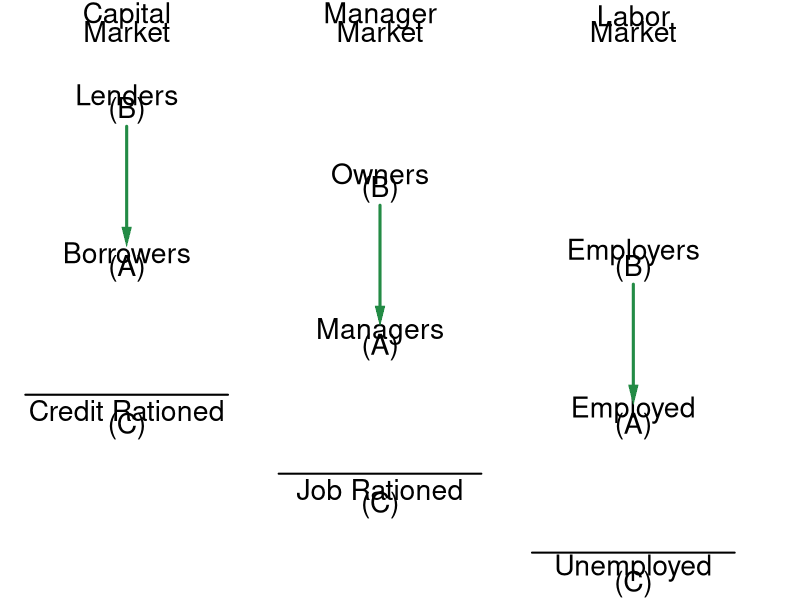

Source code (R):
#Graph Designer: Simon Halliday & Riley Boeth '17
#Authors: Bowles, Foley and Halliday
#Title: Coordination, Conflict and Competition: A Text in Microeconomics

library(shape)
library(plotrix)
pdf(file = "capitalism/economic_political_flipped.pdf", width = 8, height = 10)

#Set parameters for graphics
axislabelsize <- 1.5
labelsize <- 1.7
graphlinewidth <- 3
segmentlinewidth <- 2

COL <- c("#7fc97f", "#beaed4", "#fdc086", "#ffff99", "#386cb0", "#f0027f", "#bf5b17", "#666666")
COLA <- c("#e0f3db", "#99d8c9","#66c2a4","#41ae76", "#238b45", "#005824")
COLB <- c("#c6dbef", "#4eb3d3", "#2b8cbe", "#0868ac","#084081")
COLC <- c("#fcfbfd", "#efedf5", "#dadaeb", "#bcbddc", "#9e9ac8", "#807dba", "#6a51a3", "#54278f", "#3f007d")

#Edited the margins to cater for the larger LHS labels
par(mar =  c(0, 0, 0, 2))

#Indifference curves of a risk-averse homo economicus (2nd graph out of the two for 4.7)

#Add limits on axes and levels of utility for each indifference curve
ylims <- c(3, 41)
xlims <- c(0, 30)

npts <- 501 
x <- seq(xlims[1], xlims[2], length.out = npts)
y <- seq(ylims[1], ylims[2], length.out = npts) 

plot(0, 0, xlim = xlims, ylim = ylims, type = "n",
     xlab = expression(paste("")),
     ylab = expression(paste("")), 
     xaxt = "n", 
     yaxt = "n", 
     cex.lab = axislabelsize, 
     bty = "n", 
     xaxs="i", 
     yaxs="i"
)


text(5, 40, expression(paste("Capital")), xpd = TRUE, cex = labelsize)
text(5, 39, expression(paste("Market")), xpd = TRUE, cex = labelsize)

text(5, 35, expression(paste("Lenders")), xpd = TRUE, cex = labelsize)
text(5, 34, expression(paste("(B)")), xpd = TRUE, cex = labelsize)

text(5, 25, expression(paste("Borrowers")), xpd = TRUE, cex = labelsize)
text(5, 24, expression(paste("(A)")), xpd = TRUE, cex = labelsize)

text(5, 15, expression(paste("Credit Rationed")), xpd = TRUE, cex = labelsize)
text(5, 14, expression(paste("(C)")), xpd = TRUE, cex = labelsize)

segments(1, 16, 9, 16, lty = 1, col = "black" , lwd = 2)


text(15, 40, expression(paste("Manager")), xpd = TRUE, cex = labelsize)
text(15, 39,  expression(paste("Market")), xpd = TRUE, cex = labelsize)

text(15, 30, expression(paste("Owners")), xpd = TRUE, cex = labelsize)
text(15, 29, expression(paste("(B)")), xpd = TRUE, cex = labelsize)
 
text(15, 20, expression(paste("Managers")), xpd = TRUE, cex = labelsize)
text(15, 19, expression(paste("(A)")), xpd = TRUE, cex = labelsize)
 
text(15, 10, expression(paste("Job Rationed")), xpd = TRUE, cex = labelsize)
text(15, 9, expression(paste("(C)")), xpd = TRUE, cex = labelsize)

segments(11, 11, 19, 11, lty = 1, col = "black" , lwd = 2)



text(25, 40, expression(paste("Labor")), xpd = TRUE, cex = labelsize)
text(25, 39,expression(paste("Market")), xpd = TRUE, cex = labelsize)

text(25, 25, expression(paste("Employers")), xpd = TRUE, cex = labelsize)
text(25, 24, expression(paste("(B)")), xpd = TRUE, cex = labelsize)
 
text(25, 15, expression(paste("Employed")), xpd = TRUE, cex = labelsize)
text(25, 14, expression(paste("(A)")), xpd = TRUE, cex = labelsize)
 
text(25, 5, expression(paste("Unemployed")), xpd = TRUE, cex = labelsize)
text(25, 4, expression(paste("(C)")), xpd = TRUE, cex = labelsize)

segments(21, 6, 29, 6, lty = 1, col = "black" , lwd = 2)


#Arrow between levels
#Capital to Manager
#Arrows(15, 22.5, 15, 16.5,  col = COLB[5], lty = 1, lwd = 3, code = 2, arr.type = "triangle", arr.lwd = 0.5)
#Manager to Labor
#Arrows(20, 12.5, 20, 6.5,  col = COLB[5], lty = 1, lwd = 3, code = 2, arr.type = "triangle", arr.lwd = 0.5)

#Arrow within levels
#Lender to Borrower
Arrows(5, 33, 5, 26,  col = COLA[5], lty = 1, lwd = 3, code = 2, arr.type = "triangle", arr.lwd = 0.5)
#Manager to Labor
Arrows(15, 28, 15, 21,  col = COLA[5], lty = 1, lwd = 3, code = 2, arr.type = "triangle", arr.lwd = 0.5)
#Employer to Employee
Arrows(25, 23, 25, 16,  col = COLA[5], lty = 1, lwd = 3, code = 2, arr.type = "triangle", arr.lwd = 0.5)

dev.off()
